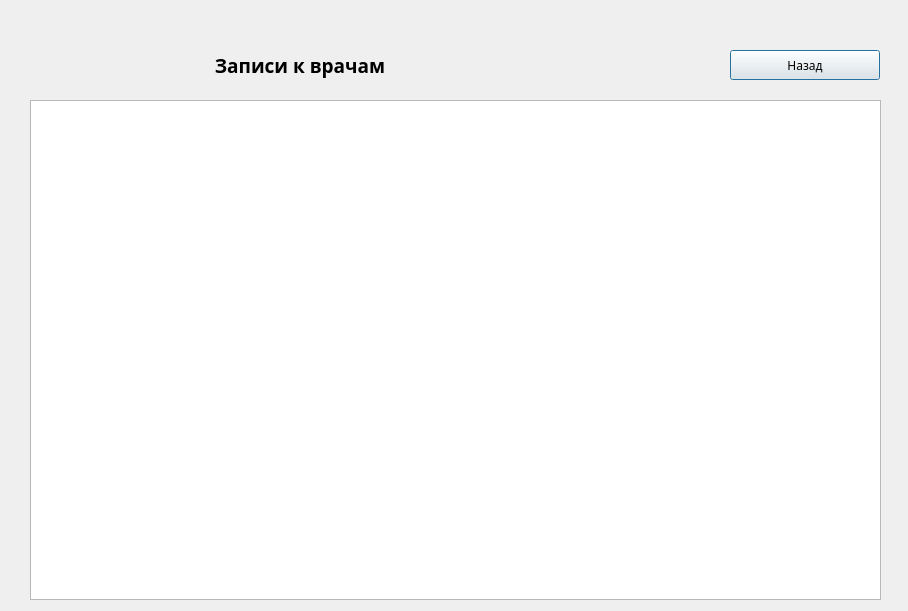
<?xml version="1.0" encoding="UTF-8"?>
<ui version="4.0">
 <class>recordingfordoctorlist</class>
 <widget class="QDialog" name="recordingfordoctorlist">
  <property name="geometry">
   <rect>
    <x>0</x>
    <y>0</y>
    <width>908</width>
    <height>611</height>
   </rect>
  </property>
  <property name="font">
   <font>
    <family>Gargi</family>
   </font>
  </property>
  <property name="windowTitle">
   <string>Записи к врачам</string>
  </property>
  <widget class="QTableWidget" name="twRecordingForDoctor">
   <property name="geometry">
    <rect>
     <x>30</x>
     <y>100</y>
     <width>851</width>
     <height>500</height>
    </rect>
   </property>
   <property name="minimumSize">
    <size>
     <width>800</width>
     <height>500</height>
    </size>
   </property>
   <property name="maximumSize">
    <size>
     <width>1000</width>
     <height>400</height>
    </size>
   </property>
  </widget>
  <widget class="QLabel" name="lbFio_4">
   <property name="geometry">
    <rect>
     <x>210</x>
     <y>50</y>
     <width>180</width>
     <height>31</height>
    </rect>
   </property>
   <property name="maximumSize">
    <size>
     <width>650</width>
     <height>50</height>
    </size>
   </property>
   <property name="font">
    <font>
     <family>Gargi</family>
     <pointsize>14</pointsize>
     <weight>75</weight>
     <bold>true</bold>
    </font>
   </property>
   <property name="text">
    <string>Записи к врачам</string>
   </property>
   <property name="alignment">
    <set>Qt::AlignCenter</set>
   </property>
  </widget>
  <widget class="QPushButton" name="btnBack">
   <property name="geometry">
    <rect>
     <x>730</x>
     <y>50</y>
     <width>150</width>
     <height>30</height>
    </rect>
   </property>
   <property name="minimumSize">
    <size>
     <width>150</width>
     <height>30</height>
    </size>
   </property>
   <property name="maximumSize">
    <size>
     <width>150</width>
     <height>30</height>
    </size>
   </property>
   <property name="text">
    <string>Назад</string>
   </property>
  </widget>
 </widget>
 <resources/>
 <connections/>
</ui>
